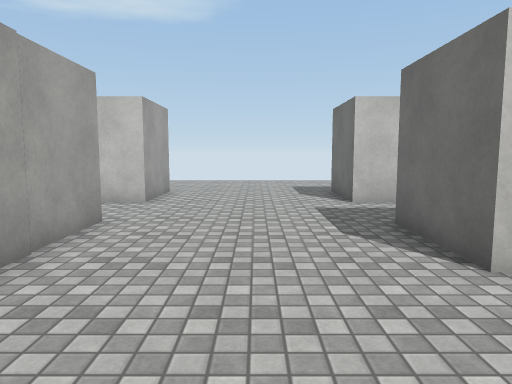
view 1 (above)

20 first-person views from a walk through a 3-D level made in the Unity game engine. The camera is 1.4 m above the floor, tilts 6° down and sees 70° across. The floor is counted in squares, 1 m on a side. Each view is taken from the middle of a square. On the plan, view 1 faces up. The plan holds only what a view shows up to about 16 squares ahead; the rest is blank. The place goes on beyond the plan. The player character is not drawn. Some animated figures are not drawn. Surface patterns are stand-ins for the level's own textures.

view 2
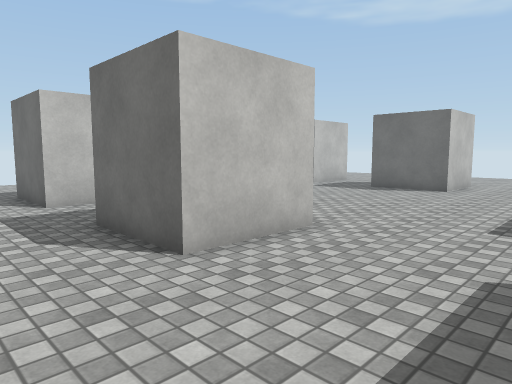

view 3
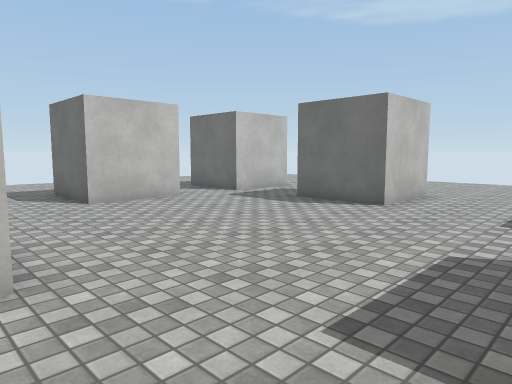

view 4
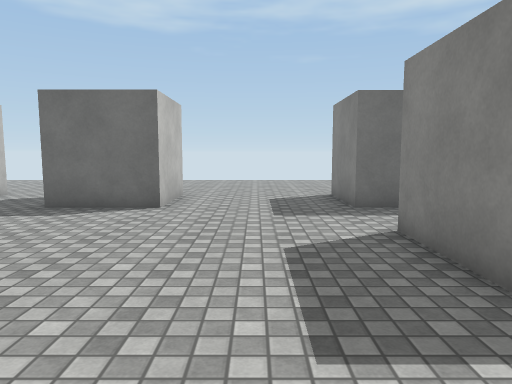

view 5
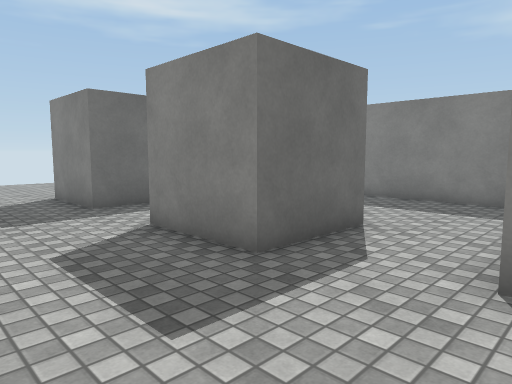

view 6
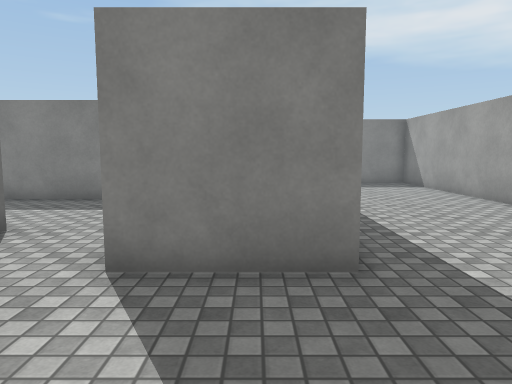

view 7
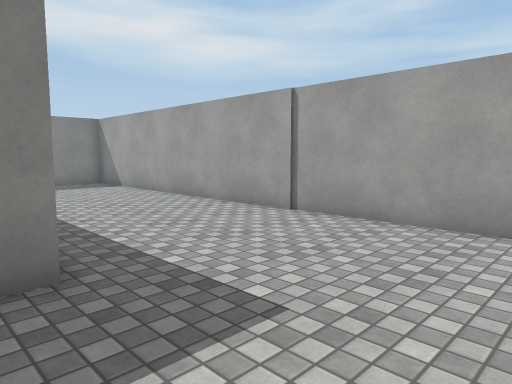

view 8
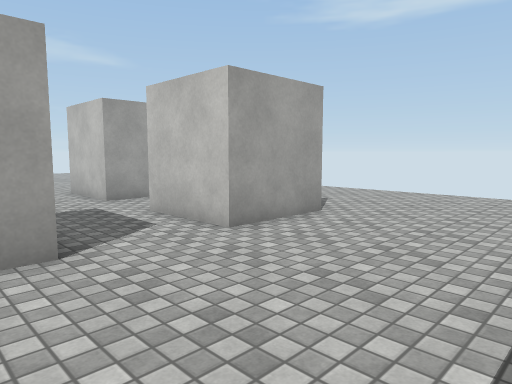

view 9
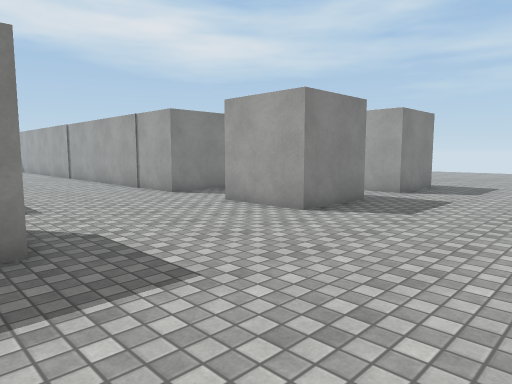

view 10
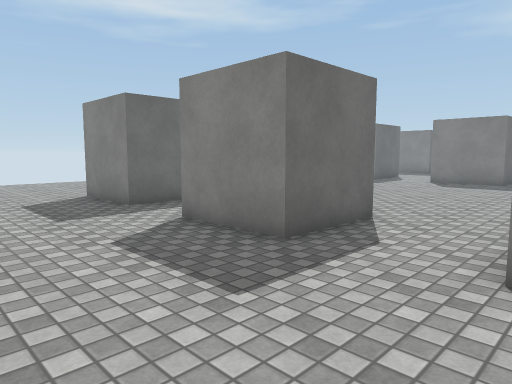

view 11
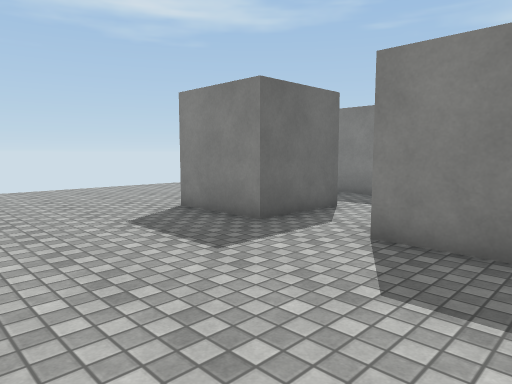

view 12
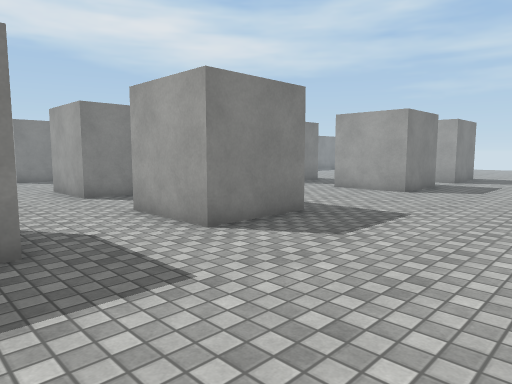

view 13
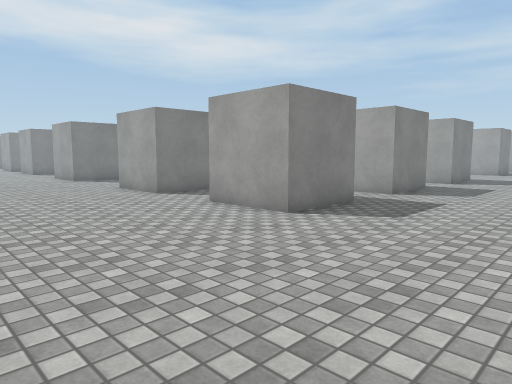

view 14
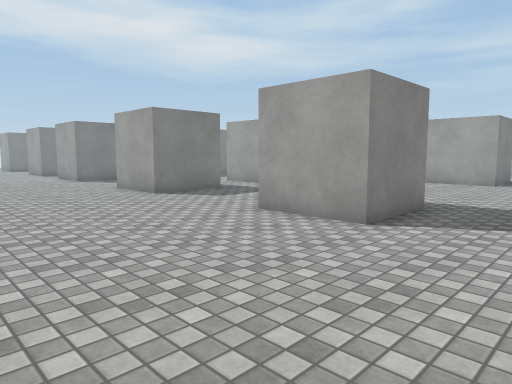

view 15
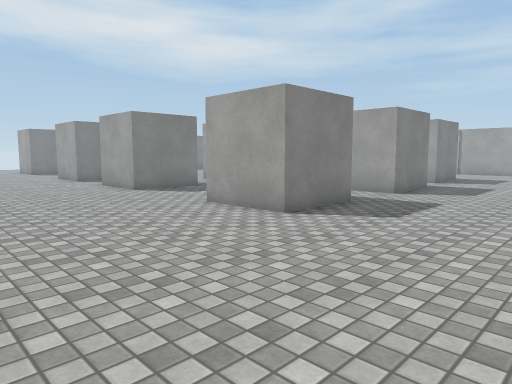

view 16
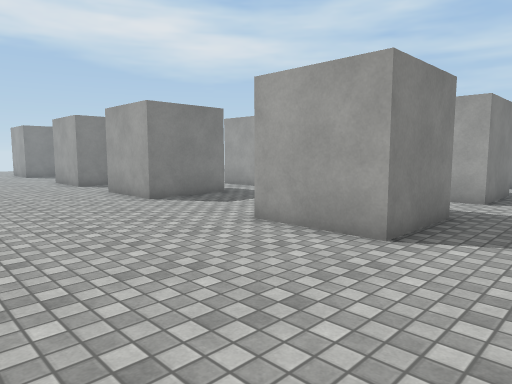

view 17
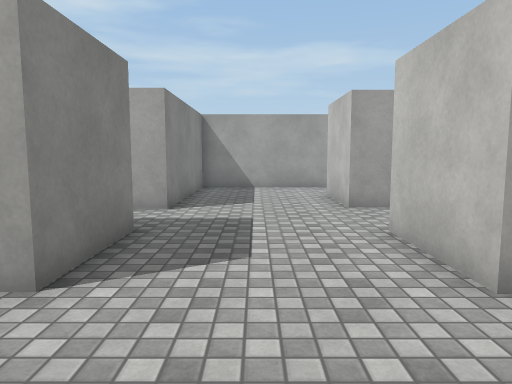

view 18
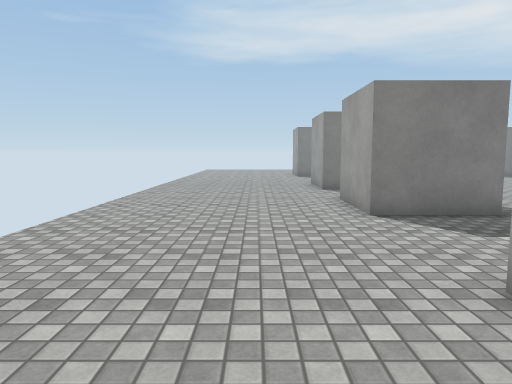

view 19
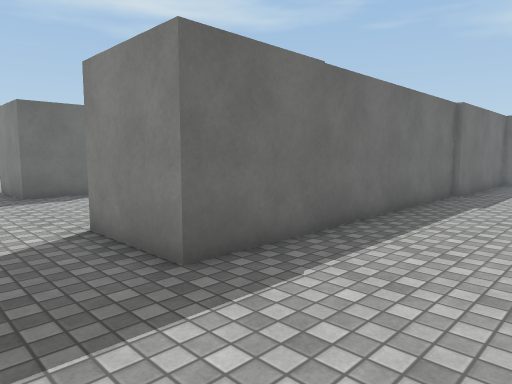

view 20
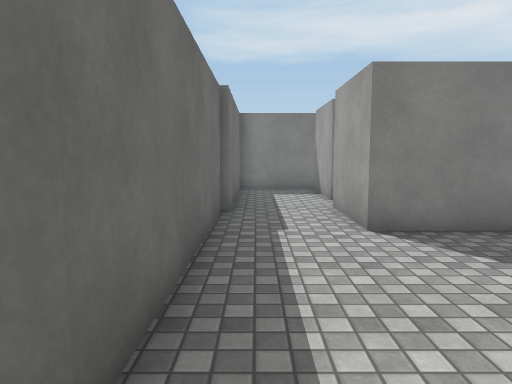

### Floor plan
Points are (right, up) in squares from view 1. A wall is a line through its corners. A room is listed if a view was taken in it or the views show most of it. See-through windows are left out.
Room 1 (views 1, 2, 3, 4, 5, 6, 7, 8, 9, 10, 11, 12, 13, 14, 15, 16, 17, 18, 19, 20)
walls: (5.8, 7.2) (5.8, 4.2) (2.8, 4.2) (2.8, 7.2) (5.8, 7.2); (11.9, 10.5) (8.9, 10.5) (8.9, 13.5) (11.9, 13.5) (11.9, 12); (14.4, 4.5) (14.4, 7.5) (17.4, 7.5) (17.4, 4.5) (14.4, 4.5); (8.6, -0.6) (11.6, -0.6) (11.6, -3.6) (8.6, -3.6) (8.6, -0.6); (4.1, 10.5) (2.8, 10.5) (2.8, 13.5) (5.8, 13.5) (5.8, 10.4); (14.4, 10.5) (14.4, 13.5) (17.4, 13.5) (17.4, 10.5) (14.4, 10.5); (2.8, -1.2) (5.9, -1.2); (5.8, -3) (5.8, -8.2) (11.9, -8.2) (11.9, -9.6); (14.4, -2.2) (14.4, -0.6) (17.4, -0.6) (17.4, -3.6) (14.4, -3.6); (-3.2, 1.9) (-3.2, -11.5); (14.4, -8.2) (17.4, -8.2) (17.4, -11.2); (-6.2, 13.5) (-3.2, 13.5) (-3.2, 10.5) (-6.2, 10.5); (-6.2, -2.9) (-6.2, 7.5) (-3.2, 7.5) (-3.2, 3.4); (-10.5, -0.6) (-9, -0.6) (-9, -3.6); (-10.5, 13.5) (-8.7, 13.5) (-8.7, 10.5) (-10.5, 10.5); (-9.3, -4.9) (-9.3, -8); (-9.5, -8.8) (-6.4, -8.8) (-6.4, -2.8)

Positions as (right, up) in squares from view 1, and headings:
1: (0, 0), facing up
2: (0, 0), facing up-right
3: (5, 0), facing up-right
4: (5, 2), facing right
5: (5, 3), facing down-right
6: (4, 3), facing down
7: (4, 3), facing down-left
8: (2, 6), facing up-left
9: (4, 19), facing down-left
10: (5, 18), facing down-right
11: (9, 19), facing down-right
12: (10, 19), facing down-left
13: (24, 19), facing down-left
14: (24, 11), facing down-left
15: (24, 5), facing down-left
16: (23, 2), facing down-left
17: (21, -6), facing left
18: (20, 0), facing down
19: (-10, 10), facing down-right
20: (-7, 6), facing down
